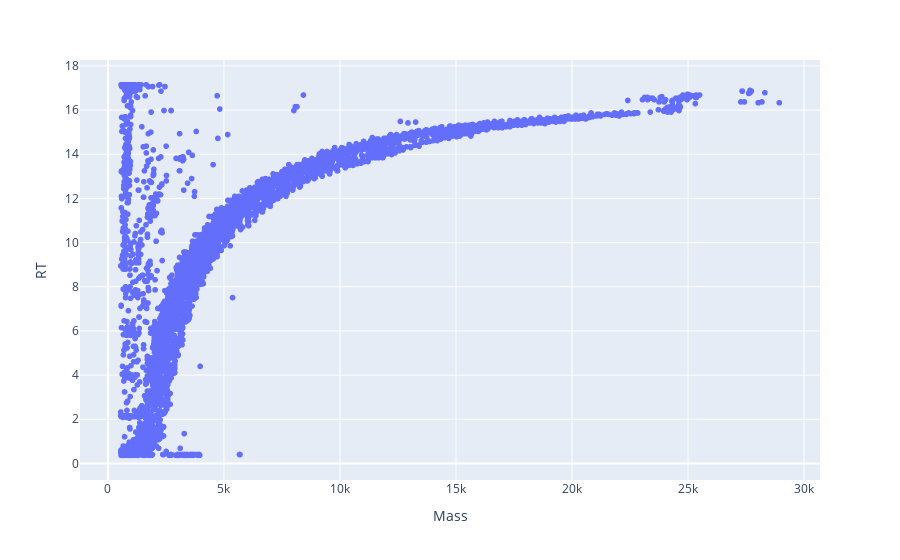

The notebook cell this image was saved under:
### Code cell
df_phe = pd.read_excel('/Users/bryan/Documents/BioPharmaFinder/ZhangLab/Data/Excels/tRNA_Phe_0724.xlsx')
# df_phe = pd.read_excel('/Users/bryan/Documents/BioPharmaFinder/BaoLab/FirstBatch/Excels/S2to5combined_20ul_40min.xlsx')
df_phe = thermo_df(df_phe)
plotly_zone(df_phe)
df_phe.shape

### Figure 1 — Plotly figure (JSON) as saved in the notebook; plotly's stock layout.template omitted (floating-point values rounded to 4 significant figures; data arrays with more than 128 entries replaced by an {"elided": "..."} marker saying what was removed)
{"data": [{"hoverlabel": {"namelength": 0}, "hovertemplate": "Mass=%{x}<br>RT=%{y}", "legendgroup": "", "marker": {"color": "#636efa", "symbol": "circle"}, "mode": "markers", "name": "", "showlegend": false, "type": "scattergl", "x": {"elided": "5933 float values"}, "xaxis": "x", "y": {"elided": "5933 float values"}, "yaxis": "y"}], "layout": {"legend": {"tracegroupgap": 0}, "margin": {"t": 60}, "xaxis": {"anchor": "y", "domain": [0, 1], "title": {"text": "Mass"}}, "yaxis": {"anchor": "x", "domain": [0, 1], "title": {"text": "RT"}}}}
